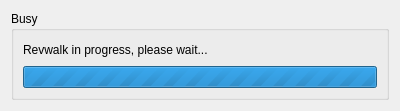
<?xml version="1.0" encoding="UTF-8"?>
<ui version="4.0">
 <class>Dialog</class>
 <widget class="QDialog" name="Dialog">
  <property name="geometry">
   <rect>
    <x>0</x>
    <y>0</y>
    <width>400</width>
    <height>111</height>
   </rect>
  </property>
  <property name="windowTitle">
   <string>Dialog</string>
  </property>
  <layout class="QGridLayout" name="gridLayout_2">
   <item row="0" column="0">
    <widget class="QGroupBox" name="groupBox">
     <property name="title">
      <string>Busy</string>
     </property>
     <layout class="QGridLayout" name="gridLayout_3">
      <item row="1" column="0">
       <layout class="QGridLayout" name="gridLayout">
        <item row="0" column="0">
         <widget class="QProgressBar" name="progressBar">
          <property name="maximum">
           <number>0</number>
          </property>
          <property name="value">
           <number>-1</number>
          </property>
          <property name="textVisible">
           <bool>false</bool>
          </property>
          <property name="orientation">
           <enum>Qt::Horizontal</enum>
          </property>
          <property name="invertedAppearance">
           <bool>false</bool>
          </property>
         </widget>
        </item>
       </layout>
      </item>
      <item row="0" column="0">
       <widget class="QLabel" name="label">
        <property name="text">
         <string>Revwalk in progress, please wait...</string>
        </property>
       </widget>
      </item>
     </layout>
    </widget>
   </item>
  </layout>
 </widget>
 <resources/>
 <connections/>
</ui>
